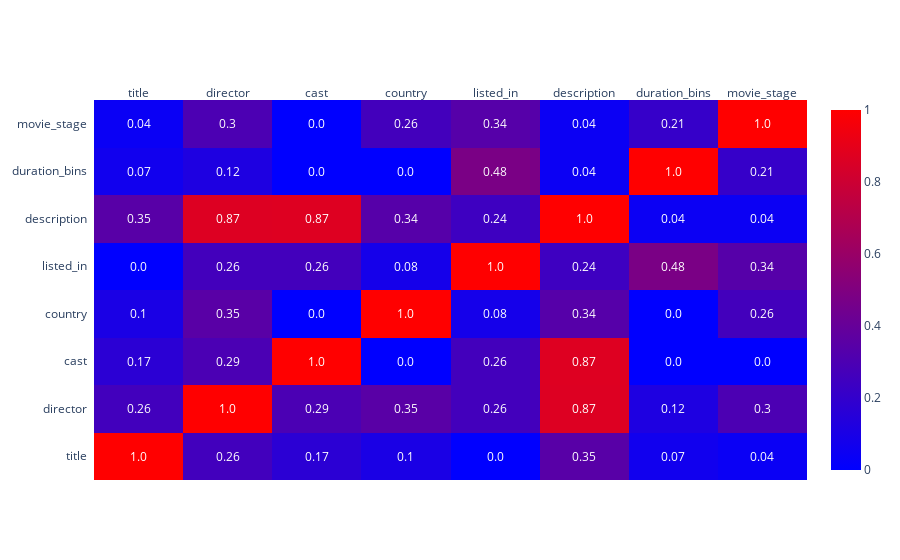

Notebook code for this chart:
### Markdown cell above
### 4.3.2 Categorical Attributes

### Code cell
# only categorical data
cat_attributes = exploratory_data_analysis.select_dtypes(include='object')

# Cramer V correlation
correlation = pycorrcat.corr_matrix(cat_attributes, list(cat_attributes.columns))

fig = ff.create_annotated_heatmap(
    z=correlation.values, 
    x=list(correlation.columns), 
    y=list(correlation.index), 
    annotation_text=correlation.round(2).values, 
    showscale=True,
    colorscale='Bluered'
)
fig.show()

### Figure 1 — Plotly figure (JSON) as saved in the notebook; plotly's stock layout.template omitted (floating-point values rounded to 4 significant figures)
{"data": [{"colorscale": [[0, "rgb(0,0,255)"], [1, "rgb(255,0,0)"]], "reversescale": false, "showscale": true, "type": "heatmap", "x": ["title", "director", "cast", "country", "listed_in", "description", "duration_bins", "movie_stage"], "y": ["title", "director", "cast", "country", "listed_in", "description", "duration_bins", "movie_stage"], "z": [[1.0, 0.2571, 0.169, 0.103, 0, 0.3458, 0.0661, 0.03767], [0.2571, 1.0, 0.2949, 0.3484, 0.2632, 0.8667, 0.1176, 0.2962], [0.169, 0.2949, 1.0, 0, 0.2623, 0.8713, 0, 0], [0.103, 0.3484, 0, 1.0, 0.08411, 0.3365, 0, 0.2618], [0, 0.2632, 0.2623, 0.08411, 1, 0.2414, 0.4802, 0.3372], [0.3458, 0.8667, 0.8713, 0.3365, 0.2414, 1.0, 0.04332, 0.04332], [0.0661, 0.1176, 0, 0, 0.4802, 0.04332, 1, 0.2127], [0.03767, 0.2962, 0, 0.2618, 0.3372, 0.04332, 0.2127, 1.0]]}], "layout": {"annotations": [{"font": {"color": "#FFFFFF"}, "showarrow": false, "text": "1.0", "x": "title", "xref": "x", "y": "title", "yref": "y"}, {"font": {"color": "#FFFFFF"}, "showarrow": false, "text": "0.26", "x": "director", "xref": "x", "y": "title", "yref": "y"}, {"font": {"color": "#FFFFFF"}, "showarrow": false, "text": "0.17", "x": "cast", "xref": "x", "y": "title", "yref": "y"}, {"font": {"color": "#FFFFFF"}, "showarrow": false, "text": "0.1", "x": "country", "xref": "x", "y": "title", "yref": "y"}, {"font": {"color": "#FFFFFF"}, "showarrow": false, "text": "0.0", "x": "listed_in", "xref": "x", "y": "title", "yref": "y"}, {"font": {"color": "#FFFFFF"}, "showarrow": false, "text": "0.35", "x": "description", "xref": "x", "y": "title", "yref": "y"}, {"font": {"color": "#FFFFFF"}, "showarrow": false, "text": "0.07", "x": "duration_bins", "xref": "x", "y": "title", "yref": "y"}, {"font": {"color": "#FFFFFF"}, "showarrow": false, "text": "0.04", "x": "movie_stage", "xref": "x", "y": "title", "yref": "y"}, {"font": {"color": "#FFFFFF"}, "showarrow": false, "text": "0.26", "x": "title", "xref": "x", "y": "director", "yref": "y"}, {"font": {"color": "#FFFFFF"}, "showarrow": false, "text": "1.0", "x": "director", "xref": "x", "y": "director", "yref": "y"}, {"font": {"color": "#FFFFFF"}, "showarrow": false, "text": "0.29", "x": "cast", "xref": "x", "y": "director", "yref": "y"}, {"font": {"color": "#FFFFFF"}, "showarrow": false, "text": "0.35", "x": "country", "xref": "x", "y": "director", "yref": "y"}, {"font": {"color": "#FFFFFF"}, "showarrow": false, "text": "0.26", "x": "listed_in", "xref": "x", "y": "director", "yref": "y"}, {"font": {"color": "#FFFFFF"}, "showarrow": false, "text": "0.87", "x": "description", "xref": "x", "y": "director", "yref": "y"}, {"font": {"color": "#FFFFFF"}, "showarrow": false, "text": "0.12", "x": "duration_bins", "xref": "x", "y": "director", "yref": "y"}, {"font": {"color": "#FFFFFF"}, "showarrow": false, "text": "0.3", "x": "movie_stage", "xref": "x", "y": "director", "yref": "y"}, {"font": {"color": "#FFFFFF"}, "showarrow": false, "text": "0.17", "x": "title", "xref": "x", "y": "cast", "yref": "y"}, {"font": {"color": "#FFFFFF"}, "showarrow": false, "text": "0.29", "x": "director", "xref": "x", "y": "cast", "yref": "y"}, {"font": {"color": "#FFFFFF"}, "showarrow": false, "text": "1.0", "x": "cast", "xref": "x", "y": "cast", "yref": "y"}, {"font": {"color": "#FFFFFF"}, "showarrow": false, "text": "0.0", "x": "country", "xref": "x", "y": "cast", "yref": "y"}, {"font": {"color": "#FFFFFF"}, "showarrow": false, "text": "0.26", "x": "listed_in", "xref": "x", "y": "cast", "yref": "y"}, {"font": {"color": "#FFFFFF"}, "showarrow": false, "text": "0.87", "x": "description", "xref": "x", "y": "cast", "yref": "y"}, {"font": {"color": "#FFFFFF"}, "showarrow": false, "text": "0.0", "x": "duration_bins", "xref": "x", "y": "cast", "yref": "y"}, {"font": {"color": "#FFFFFF"}, "showarrow": false, "text": "0.0", "x": "movie_stage", "xref": "x", "y": "cast", "yref": "y"}, {"font": {"color": "#FFFFFF"}, "showarrow": false, "text": "0.1", "x": "title", "xref": "x", "y": "country", "yref": "y"}, {"font": {"color": "#FFFFFF"}, "showarrow": false, "text": "0.35", "x": "director", "xref": "x", "y": "country", "yref": "y"}, {"font": {"color": "#FFFFFF"}, "showarrow": false, "text": "0.0", "x": "cast", "xref": "x", "y": "country", "yref": "y"}, {"font": {"color": "#FFFFFF"}, "showarrow": false, "text": "1.0", "x": "country", "xref": "x", "y": "country", "yref": "y"}, {"font": {"color": "#FFFFFF"}, "showarrow": false, "text": "0.08", "x": "listed_in", "xref": "x", "y": "country", "yref": "y"}, {"font": {"color": "#FFFFFF"}, "showarrow": false, "text": "0.34", "x": "description", "xref": "x", "y": "country", "yref": "y"}, {"font": {"color": "#FFFFFF"}, "showarrow": false, "text": "0.0", "x": "duration_bins", "xref": "x", "y": "country", "yref": "y"}, {"font": {"color": "#FFFFFF"}, "showarrow": false, "text": "0.26", "x": "movie_stage", "xref": "x", "y": "country", "yref": "y"}, {"font": {"color": "#FFFFFF"}, "showarrow": false, "text": "0.0", "x": "title", "xref": "x", "y": "listed_in", "yref": "y"}, {"font": {"color": "#FFFFFF"}, "showarrow": false, "text": "0.26", "x": "director", "xref": "x", "y": "listed_in", "yref": "y"}, {"font": {"color": "#FFFFFF"}, "showarrow": false, "text": "0.26", "x": "cast", "xref": "x", "y": "listed_in", "yref": "y"}, {"font": {"color": "#FFFFFF"}, "showarrow": false, "text": "0.08", "x": "country", "xref": "x", "y": "listed_in", "yref": "y"}, {"font": {"color": "#FFFFFF"}, "showarrow": false, "text": "1.0", "x": "listed_in", "xref": "x", "y": "listed_in", "yref": "y"}, {"font": {"color": "#FFFFFF"}, "showarrow": false, "text": "0.24", "x": "description", "xref": "x", "y": "listed_in", "yref": "y"}, {"font": {"color": "#FFFFFF"}, "showarrow": false, "text": "0.48", "x": "duration_bins", "xref": "x", "y": "listed_in", "yref": "y"}, {"font": {"color": "#FFFFFF"}, "showarrow": false, "text": "0.34", "x": "movie_stage", "xref": "x", "y": "listed_in", "yref": "y"}, {"font": {"color": "#FFFFFF"}, "showarrow": false, "text": "0.35", "x": "title", "xref": "x", "y": "description", "yref": "y"}, {"font": {"color": "#FFFFFF"}, "showarrow": false, "text": "0.87", "x": "director", "xref": "x", "y": "description", "yref": "y"}, {"font": {"color": "#FFFFFF"}, "showarrow": false, "text": "0.87", "x": "cast", "xref": "x", "y": "description", "yref": "y"}, {"font": {"color": "#FFFFFF"}, "showarrow": false, "text": "0.34", "x": "country", "xref": "x", "y": "description", "yref": "y"}, {"font": {"color": "#FFFFFF"}, "showarrow": false, "text": "0.24", "x": "listed_in", "xref": "x", "y": "description", "yref": "y"}, {"font": {"color": "#FFFFFF"}, "showarrow": false, "text": "1.0", "x": "description", "xref": "x", "y": "description", "yref": "y"}, {"font": {"color": "#FFFFFF"}, "showarrow": false, "text": "0.04", "x": "duration_bins", "xref": "x", "y": "description", "yref": "y"}, {"font": {"color": "#FFFFFF"}, "showarrow": false, "text": "0.04", "x": "movie_stage", "xref": "x", "y": "description", "yref": "y"}, {"font": {"color": "#FFFFFF"}, "showarrow": false, "text": "0.07", "x": "title", "xref": "x", "y": "duration_bins", "yref": "y"}, {"font": {"color": "#FFFFFF"}, "showarrow": false, "text": "0.12", "x": "director", "xref": "x", "y": "duration_bins", "yref": "y"}, {"font": {"color": "#FFFFFF"}, "showarrow": false, "text": "0.0", "x": "cast", "xref": "x", "y": "duration_bins", "yref": "y"}, {"font": {"color": "#FFFFFF"}, "showarrow": false, "text": "0.0", "x": "country", "xref": "x", "y": "duration_bins", "yref": "y"}, {"font": {"color": "#FFFFFF"}, "showarrow": false, "text": "0.48", "x": "listed_in", "xref": "x", "y": "duration_bins", "yref": "y"}, {"font": {"color": "#FFFFFF"}, "showarrow": false, "text": "0.04", "x": "description", "xref": "x", "y": "duration_bins", "yref": "y"}, {"font": {"color": "#FFFFFF"}, "showarrow": false, "text": "1.0", "x": "duration_bins", "xref": "x", "y": "duration_bins", "yref": "y"}, {"font": {"color": "#FFFFFF"}, "showarrow": false, "text": "0.21", "x": "movie_stage", "xref": "x", "y": "duration_bins", "yref": "y"}, {"font": {"color": "#FFFFFF"}, "showarrow": false, "text": "0.04", "x": "title", "xref": "x", "y": "movie_stage", "yref": "y"}, {"font": {"color": "#FFFFFF"}, "showarrow": false, "text": "0.3", "x": "director", "xref": "x", "y": "movie_stage", "yref": "y"}, {"font": {"color": "#FFFFFF"}, "showarrow": false, "text": "0.0", "x": "cast", "xref": "x", "y": "movie_stage", "yref": "y"}, {"font": {"color": "#FFFFFF"}, "showarrow": false, "text": "0.26", "x": "country", "xref": "x", "y": "movie_stage", "yref": "y"}, {"font": {"color": "#FFFFFF"}, "showarrow": false, "text": "0.34", "x": "listed_in", "xref": "x", "y": "movie_stage", "yref": "y"}, {"font": {"color": "#FFFFFF"}, "showarrow": false, "text": "0.04", "x": "description", "xref": "x", "y": "movie_stage", "yref": "y"}, {"font": {"color": "#FFFFFF"}, "showarrow": false, "text": "0.21", "x": "duration_bins", "xref": "x", "y": "movie_stage", "yref": "y"}, {"font": {"color": "#FFFFFF"}, "showarrow": false, "text": "1.0", "x": "movie_stage", "xref": "x", "y": "movie_stage", "yref": "y"}], "xaxis": {"dtick": 1, "gridcolor": "rgb(0, 0, 0)", "side": "top", "ticks": ""}, "yaxis": {"dtick": 1, "ticks": "", "ticksuffix": "  "}}}
